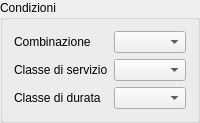
                <widget class="QGroupBox" name="LoadDataGBox">
                 <property name="title">
                  <string>Condizioni</string>
                 </property>
                 <layout class="QGridLayout" name="gridLayout_18">
                  <item row="0" column="0">
                   <widget class="QLabelRichName" name="LSTypeLabel">
                    <property name="text">
                     <string>Combinazione</string>
                    </property>
                   </widget>
                  </item>
                  <item row="0" column="1">
                   <widget class="QComboBoxEnum" name="LSTypeComboBox"/>
                  </item>
                  <item row="1" column="0">
                   <widget class="QLabelRichName" name="serviceClassLabel">
                    <property name="text">
                     <string>Classe di servizio</string>
                    </property>
                   </widget>
                  </item>
                  <item row="1" column="1">
                   <widget class="QComboBoxEnum" name="serviceClassComboBox"/>
                  </item>
                  <item row="2" column="0">
                   <widget class="QLabelRichName" name="durationClassLabel">
                    <property name="text">
                     <string>Classe di durata</string>
                    </property>
                   </widget>
                  </item>
                  <item row="2" column="1">
                   <widget class="QComboBoxEnum" name="durationClassComboBox"/>
                  </item>
                 </layout>
                </widget>
